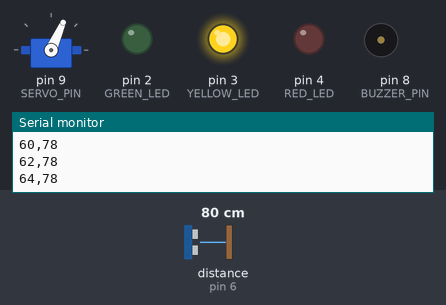
Simulated run of this sketch. Board: Arduino Uno, built with avr-gcc and run on an emulated ATmega328P. Shown: servo, output pins drawn as LEDs (lit = HIGH), buzzer (waves = sounding, pin HIGH), the last lines printed to the serial monitor. Wiring (inferred from the names in the program): ultrasonic range finder: trigger pin 7; echo pin 6. The test bench sets the inputs (shaded band); at power-on: distance to the obstacle (sensor on pin 6) 80 cm. The echo pulse lasts 58.3 µs per cm; pins used as bus, display or sensor lines are not drawn.

Above: at 2.2 s.
2.3 s: distance to the obstacle (sensor on pin 6) set to 250 cm
At 4.78 s:
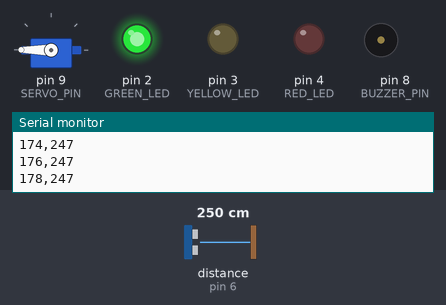
5.3 s: distance to the obstacle (sensor on pin 6) set to 2 cm
At 5.74 s:
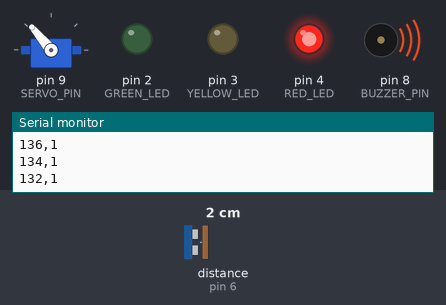
8.3 s: distance to the obstacle (sensor on pin 6) set to 60 cm
At 8.53 s:
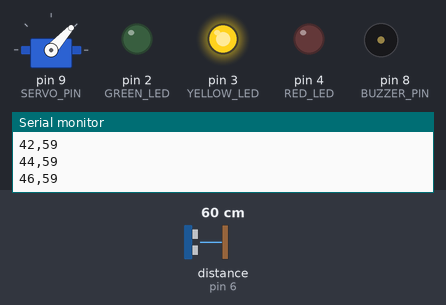
11.3 s: distance to the obstacle (sensor on pin 6) set to 120 cm
At 11.6 s:
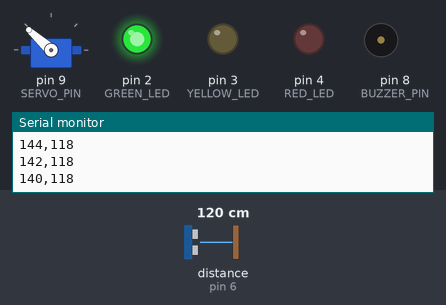
14.3 s: distance to the obstacle (sensor on pin 6) set to 4 cm
At 14.7 s:
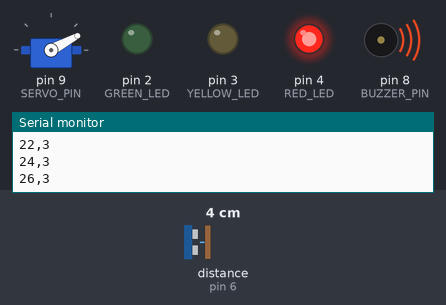
17.3 s: distance to the obstacle (sensor on pin 6) set to 18 cm
Timing chart, 0 to 21.3 s (numbered marks = the images above; inputs shaded):
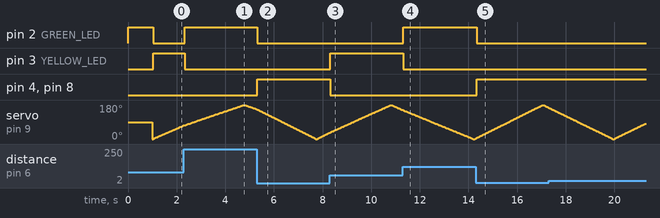

Measured:
- after the input at 2.3 s, pin 2 (GREEN_LED): LOW → HIGH at once; pin 3 (YELLOW_LED): HIGH → LOW at once
- after the input at 5.3 s, pin 2 (GREEN_LED): HIGH → LOW at once; pin 4 (RED_LED), pin 8 (BUZZER_PIN): LOW → HIGH at once
- after the input at 8.3 s, pin 3 (YELLOW_LED): LOW → HIGH at once; pin 4 (RED_LED), pin 8 (BUZZER_PIN): HIGH → LOW at once
- after the input at 11.3 s, pin 2 (GREEN_LED): LOW → HIGH at once; pin 3 (YELLOW_LED): HIGH → LOW at once
- after the input at 14.3 s, pin 2 (GREEN_LED): HIGH → LOW at once; pin 4 (RED_LED), pin 8 (BUZZER_PIN): LOW → HIGH at once

The sketch:

sketch_sep5a.ino
```cpp
#include <Servo.h>

// =============================
// PIN CONNECTIONS
// =============================

const int TRIG_PIN = 7;
const int ECHO_PIN = 6;

const int BUZZER_PIN = 8;

const int GREEN_LED = 2;
const int YELLOW_LED = 3;
const int RED_LED = 4;

const int SERVO_PIN = 9;


// =============================
// SETTINGS
// =============================

const int WARNING_DISTANCE = 100;  // cm
const int DANGER_DISTANCE = 40;    // cm

Servo radarServo;


// =============================
// SETUP
// =============================

void setup() {

  // Serial communication with Processing
  Serial.begin(9600);

  // Ultrasonic sensor
  pinMode(TRIG_PIN, OUTPUT);
  pinMode(ECHO_PIN, INPUT);

  // Buzzer
  pinMode(BUZZER_PIN, OUTPUT);

  // LEDs
  pinMode(GREEN_LED, OUTPUT);
  pinMode(YELLOW_LED, OUTPUT);
  pinMode(RED_LED, OUTPUT);

  // Servo
  radarServo.attach(SERVO_PIN);

  // Initial state
  digitalWrite(GREEN_LED, HIGH);
  digitalWrite(YELLOW_LED, LOW);
  digitalWrite(RED_LED, LOW);
  digitalWrite(BUZZER_PIN, LOW);

  radarServo.write(90);

  delay(1000);
}


// =============================
// GET DISTANCE
// =============================

long getDistance() {

  // Make sure trigger is LOW
  digitalWrite(TRIG_PIN, LOW);
  delayMicroseconds(2);

  // Send ultrasonic pulse
  digitalWrite(TRIG_PIN, HIGH);
  delayMicroseconds(10);
  digitalWrite(TRIG_PIN, LOW);

  // Read echo
  long duration = pulseIn(ECHO_PIN, HIGH, 30000);

  // No object detected
  if (duration == 0) {
    return 999;
  }

  // Convert time to centimeters
  long distance = duration * 0.034 / 2;

  return distance;
}


// =============================
// SECURITY SYSTEM
// =============================

void checkSecurity(long distance) {

  // SAFE
  if (distance > WARNING_DISTANCE) {

    digitalWrite(GREEN_LED, HIGH);
    digitalWrite(YELLOW_LED, LOW);
    digitalWrite(RED_LED, LOW);

    digitalWrite(BUZZER_PIN, LOW);
  }

  // WARNING
  else if (distance > DANGER_DISTANCE) {

    digitalWrite(GREEN_LED, LOW);
    digitalWrite(YELLOW_LED, HIGH);
    digitalWrite(RED_LED, LOW);

    digitalWrite(BUZZER_PIN, LOW);
  }

  // DANGER
  else {

    digitalWrite(GREEN_LED, LOW);
    digitalWrite(YELLOW_LED, LOW);
    digitalWrite(RED_LED, HIGH);

    digitalWrite(BUZZER_PIN, HIGH);
  }
}


// =============================
// SEND RADAR DATA
// =============================

void sendRadarData(int angle, long distance) {

  // Processing expects:
  //
  // angle,distance
  //
  // Example:
  // 45,73

  Serial.print(angle);
  Serial.print(",");
  Serial.println(distance);
}


// =============================
// SCAN 0° → 180°
// =============================

void scanForward() {

  for (int angle = 0; angle <= 180; angle += 2) {

    radarServo.write(angle);

    delay(30);

    long distance = getDistance();

    checkSecurity(distance);

    sendRadarData(angle, distance);
  }
}


// =============================
// SCAN 180° → 0°
// =============================

void scanBackward() {

  for (int angle = 180; angle >= 0; angle -= 2) {

    radarServo.write(angle);

    delay(30);

    long distance = getDistance();

    checkSecurity(distance);

    sendRadarData(angle, distance);
  }
}


// =============================
// MAIN LOOP
// =============================

void loop() {

  scanForward();

  scanBackward();
}
```
